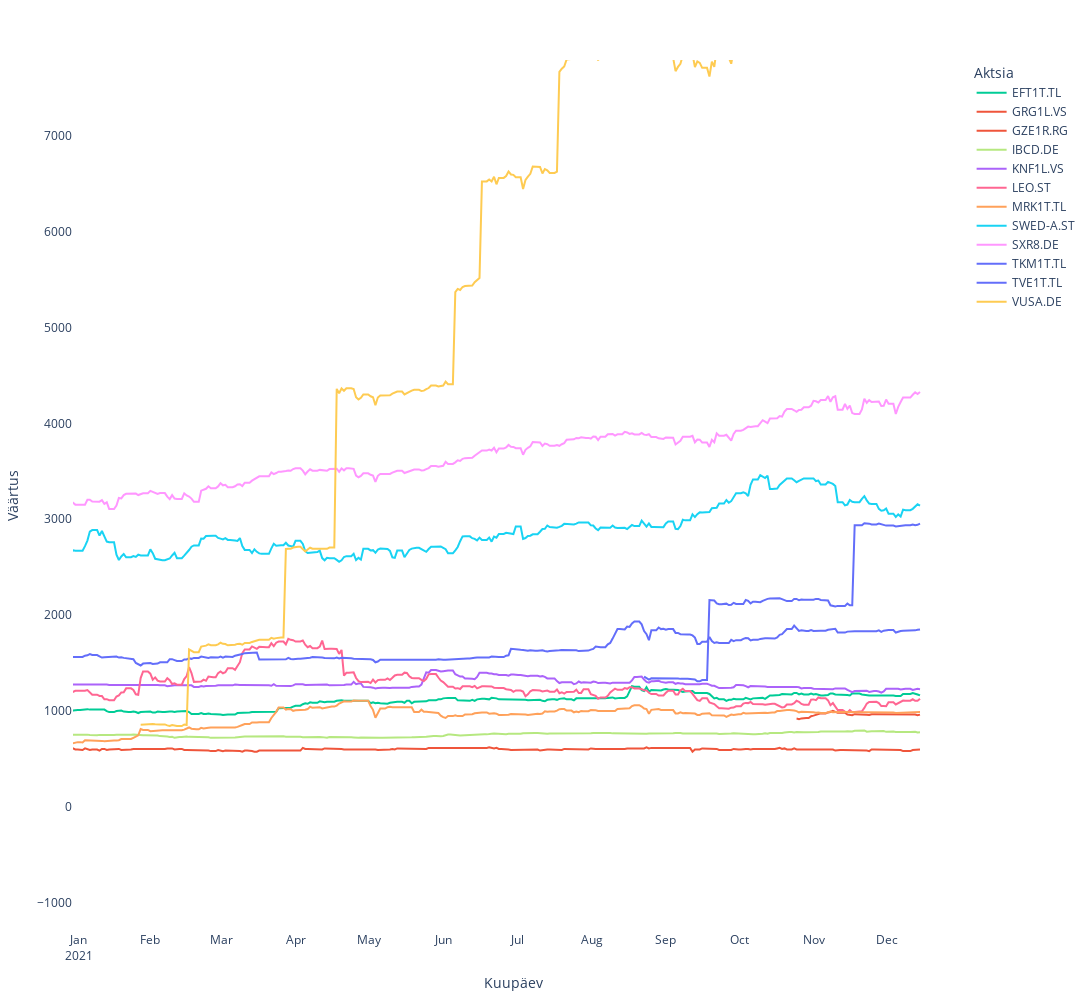

The notebook cell saved with this chart:
### Code cell
# using Plots
using PlotlyJS

plotlyjs()

plotdf = stack(yearportfoliodf, lbls)
plotdf = DataFrames.rename(plotdf, ["Kuupäev", "Aktsia", "Väärtus"])
plotdf = plotdf[plotdf."Väärtus" .> 0,:]

layout = Layout(
    xaxis_title="Kuupäev",
    yaxis_title="Väärtus",
    legend_title_text="Aktsiad",
    xaxis=attr(dtick="M1", tickformat="%b\n%Y", ticklabelmode="period", range=[periodstart, periodend]),
    plot_bgcolor="white",
    width=1800, height=1000,
)

PlotlyJS.plot(plotdf, x=:Kuupäev, y=:Väärtus, color=:Aktsia, legend = :outertopright, layout)

### Figure 1 — Plotly figure (JSON) as saved in the notebook; plotly's stock layout.template omitted (floating-point values rounded to 4 significant figures; data arrays with more than 128 entries replaced by an {"elided": "..."} marker saying what was removed)
{"data": [{"legend": "outertopright", "legendgroup": "EFT1T.TL", "marker": {"color": "#00cc96"}, "name": "EFT1T.TL", "showlegend": true, "type": "scatter", "x": {"elided": "364 str values"}, "xaxis": "x", "y": {"elided": "364 float values"}, "yaxis": "y"}, {"legend": "outertopright", "legendgroup": "GRG1L.VS", "marker": {"color": "#EF553B"}, "name": "GRG1L.VS", "showlegend": true, "type": "scatter", "x": ["2021-11-09", "2021-11-10", "2021-11-11", "2021-11-12", "2021-11-13", "2021-11-14", "2021-11-15", "2021-11-16", "2021-11-17", "2021-11-18", "2021-11-19", "2021-11-20", "2021-11-21", "2021-11-22", "2021-11-23", "2021-11-24", "2021-11-25", "2021-11-26", "2021-11-27", "2021-11-28", "2021-11-29", "2021-11-30", "2021-12-01", "2021-12-02", "2021-12-03", "2021-12-04", "2021-12-05", "2021-12-06", "2021-12-07", "2021-12-08", "2021-12-09", "2021-12-10", "2021-12-11", "2021-12-12", "2021-12-13", "2021-12-14", "2021-12-15", "2021-12-16", "2021-12-17", "2021-12-18", "2021-12-19", "2021-12-20", "2021-12-21", "2021-12-22", "2021-12-23", "2021-12-24", "2021-12-25", "2021-12-26", "2021-12-27", "2021-12-28", "2021-12-29", "2021-12-30"], "xaxis": "x", "y": [921.4, 915.2, 923.5, 927.7, 927.7, 927.7, 946.4, 952.6, 961.0, 967.2, 975.5, 975.5, 975.5, 985.9, 990.1, 1003.0, 988, 981.8, 981.8, 981.8, 981.8, 963.0, 961.0, 956.8, 967.2, 967.2, 967.2, 967.2, 961.0, 961.0, 958.9, 967.2, 967.2, 967.2, 963.0, 963.0, 961.0, 965.1, 965.1, 965.1, 965.1, 965.1, 963.0, 961.0, 963.0, 963.0, 963.0, 963.0, 967.2, 963.0, 956.8, 963.0], "yaxis": "y"}, {"legend": "outertopright", "legendgroup": "GZE1R.RG", "marker": {"color": "#EF553B"}, "name": "GZE1R.RG", "showlegend": true, "type": "scatter", "x": {"elided": "364 str values"}, "xaxis": "x", "y": {"elided": "364 float values"}, "yaxis": "y"}, {"legend": "outertopright", "legendgroup": "IBCD.DE", "marker": {"color": "#B6E880"}, "name": "IBCD.DE", "showlegend": true, "type": "scatter", "x": {"elided": "364 str values"}, "xaxis": "x", "y": {"elided": "364 float values"}, "yaxis": "y"}, {"legend": "outertopright", "legendgroup": "KNF1L.VS", "marker": {"color": "#ab63fa"}, "name": "KNF1L.VS", "showlegend": true, "type": "scatter", "x": {"elided": "364 str values"}, "xaxis": "x", "y": {"elided": "364 int values"}, "yaxis": "y"}, {"legend": "outertopright", "legendgroup": "LEO.ST", "marker": {"color": "#FF6692"}, "name": "LEO.ST", "showlegend": true, "type": "scatter", "x": {"elided": "364 str values"}, "xaxis": "x", "y": {"elided": "364 float values"}, "yaxis": "y"}, {"legend": "outertopright", "legendgroup": "MRK1T.TL", "marker": {"color": "#FFA15A"}, "name": "MRK1T.TL", "showlegend": true, "type": "scatter", "x": {"elided": "364 str values"}, "xaxis": "x", "y": {"elided": "364 float values"}, "yaxis": "y"}, {"legend": "outertopright", "legendgroup": "SWED-A.ST", "marker": {"color": "#19d3f3"}, "name": "SWED-A.ST", "showlegend": true, "type": "scatter", "x": {"elided": "364 str values"}, "xaxis": "x", "y": {"elided": "364 float values"}, "yaxis": "y"}, {"legend": "outertopright", "legendgroup": "SXR8.DE", "marker": {"color": "#FF97FF"}, "name": "SXR8.DE", "showlegend": true, "type": "scatter", "x": {"elided": "359 str values"}, "xaxis": "x", "y": {"elided": "359 float values"}, "yaxis": "y"}, {"legend": "outertopright", "legendgroup": "TKM1T.TL", "marker": {"color": "#636efa"}, "name": "TKM1T.TL", "showlegend": true, "type": "scatter", "x": {"elided": "364 str values"}, "xaxis": "x", "y": {"elided": "364 float values"}, "yaxis": "y"}, {"legend": "outertopright", "legendgroup": "TVE1T.TL", "marker": {"color": "#636efa"}, "name": "TVE1T.TL", "showlegend": true, "type": "scatter", "x": ["2021-09-07", "2021-09-08", "2021-09-09", "2021-09-10", "2021-09-11", "2021-09-12", "2021-09-13", "2021-09-14", "2021-09-15", "2021-09-16", "2021-09-17", "2021-09-18", "2021-09-19", "2021-09-20", "2021-09-21", "2021-09-22", "2021-09-23", "2021-09-24", "2021-09-25", "2021-09-26", "2021-09-27", "2021-09-28", "2021-09-29", "2021-09-30", "2021-10-01", "2021-10-02", "2021-10-03", "2021-10-04", "2021-10-05", "2021-10-06", "2021-10-07", "2021-10-08", "2021-10-09", "2021-10-10", "2021-10-11", "2021-10-12", "2021-10-13", "2021-10-14", "2021-10-15", "2021-10-16", "2021-10-17", "2021-10-18", "2021-10-19", "2021-10-20", "2021-10-21", "2021-10-22", "2021-10-23", "2021-10-24", "2021-10-25", "2021-10-26", "2021-10-27", "2021-10-28", "2021-10-29", "2021-10-30", "2021-10-31", "2021-11-01", "2021-11-02", "2021-11-03", "2021-11-04", "2021-11-05", "2021-11-06", "2021-11-07", "2021-11-08", "2021-11-09", "2021-11-10", "2021-11-11", "2021-11-12", "2021-11-13", "2021-11-14", "2021-11-15", "2021-11-16", "2021-11-17", "2021-11-18", "2021-11-19", "2021-11-20", "2021-11-21", "2021-11-22", "2021-11-23", "2021-11-24", "2021-11-25", "2021-11-26", "2021-11-27", "2021-11-28", "2021-11-29", "2021-11-30", "2021-12-01", "2021-12-02", "2021-12-03", "2021-12-04", "2021-12-05", "2021-12-06", "2021-12-07", "2021-12-08", "2021-12-09", "2021-12-10", "2021-12-11", "2021-12-12", "2021-12-13", "2021-12-14", "2021-12-15", "2021-12-16", "2021-12-17", "2021-12-18", "2021-12-19", "2021-12-20", "2021-12-21", "2021-12-22", "2021-12-23", "2021-12-24", "2021-12-25", "2021-12-26", "2021-12-27", "2021-12-28", "2021-12-29", "2021-12-30"], "xaxis": "x", "y": [1359, 1345.0, 1328.0, 1341, 1341, 1341, 1339.0, 1339.0, 1343.0, 1345.0, 1346.0, 1346.0, 1346.0, 1339.0, 1339.0, 1336.0, 1339.0, 1336.0, 1336.0, 1336.0, 1337.0, 1330.0, 1310.0, 1310.0, 1323, 1323, 1323, 2158.0, 2152.0, 2152.0, 2123.0, 2114.0, 2114.0, 2114.0, 2120.0, 2105.0, 2108.0, 2129.0, 2117, 2117, 2117, 2117, 2158.0, 2149.0, 2123.0, 2140.0, 2140.0, 2140.0, 2135.0, 2149.0, 2161.0, 2170.0, 2172.0, 2172.0, 2172.0, 2172.0, 2175.0, 2167.0, 2155.0, 2146.0, 2146.0, 2146.0, 2170.0, 2170.0, 2155.0, 2164.0, 2161.0, 2161.0, 2161.0, 2161.0, 2161.0, 2170.0, 2170.0, 2158.0, 2158.0, 2158.0, 2152.0, 2102.0, 2099.0, 2091.0, 2097.0, 2097.0, 2097.0, 2097.0, 2120.0, 2102.0, 2102.0, 2938.0, 2938.0, 2938.0, 2938.0, 2958, 2958, 2954.0, 2946.0, 2946.0, 2946.0, 2954.0, 2946.0, 2946.0, 2934.0, 2934.0, 2934.0, 2934.0, 2925.0, 2929.0, 2934.0, 2938.0, 2938.0, 2938.0, 2938.0, 2946.0, 2938.0, 2942.0, 2954.0], "yaxis": "y"}, {"legend": "outertopright", "legendgroup": "VUSA.DE", "marker": {"color": "#FECB52"}, "name": "VUSA.DE", "showlegend": true, "type": "scatter", "x": {"elided": "323 str values"}, "xaxis": "x", "y": {"elided": "323 float values"}, "yaxis": "y"}], "layout": {"height": 1000, "legend": {"title": {"text": "Aktsia"}, "tracegroupgap": 0}, "margin": {"b": 50, "l": 50, "r": 50, "t": 60}, "plot_bgcolor": "white", "width": 1800, "xaxis": {"autorange": false, "dtick": "M1", "range": ["2021-01-14 01:04:02.613", "2022-01-13 01:04:02.6131"], "tickformat": "%b\n%Y", "ticklabelmode": "period", "title": {"text": "Kuupäev"}, "type": "date"}, "yaxis": {"autorange": false, "range": [-1293.0, 7788.0], "title": {"text": "Väärtus"}, "type": "linear"}}}
